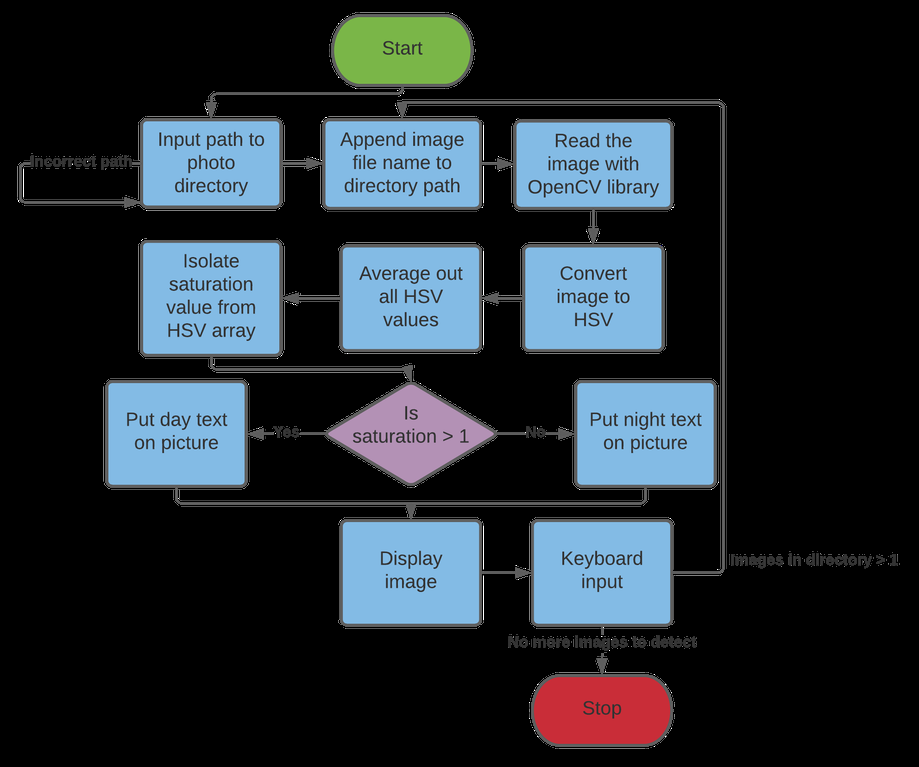
#> input picture Jason_Luckow_Project1/Luckow_Jason_Project1.png, 919 x 767 px, shrunk from 1984 x 1656 before the run, found by its file name; the run also reads 1 picture not shown here
$ python Luckow_Jason_Project1.py
#> lines starting #> are read from the running program, lines starting #| are printed output that depends on the picture; after the words box and inside, x2 and y2 are one past the last pixel; in counts of white or black regions, pixels touching at a corner belong together
'''
Author: Jason Luckow
Class: Image Processing
Professor: Dr. Hamed Sari-Sarraf
File name: Jason_Luckow_Project1.py
'''
import os
import cv2

# Obtain path to folder of images
pathToFolder = input("\nEnter the path to the folder of images: ")
#> the answer given: .

# Verify path exists
while not os.path.exists(pathToFolder):
    pathToFolder = input("Incorrect path, try again: ")

# Iterate through folder
for image in os.listdir(pathToFolder):

    fullImgPath = pathToFolder + '\\' + image

    cvImage = cv2.imread(fullImgPath)
#> cvImage is the input picture: shape (767, 919, 3); mean B, G, R 50.5, 43.7, 35.2

    # Convert to HSV
    hsvRange = cv2.cvtColor(cvImage, cv2.COLOR_BGR2HSV)
#> hsvRange: shape (767, 919, 3); mean H, S, V 25.1, 25.1, 53.5

    hsvAverage = cv2.mean(hsvRange)
#> hsvAverage = (25.11, 25.11, 53.53, 0)

    saturation = hsvAverage[0]
#> saturation = 25.11

    # Place day/night text
    if saturation > 1:
        cv2.putText(cvImage, "Day", (50, 100), cv2.FONT_HERSHEY_SIMPLEX, 2, (255, 255, 255), 2, cv2.LINE_AA)
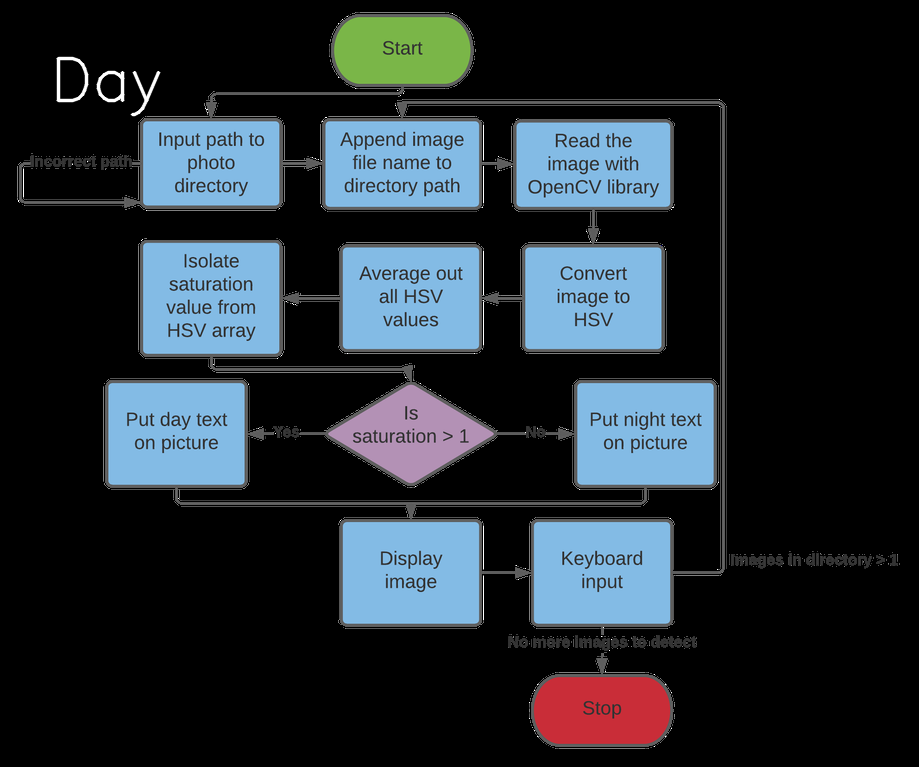
#> cvImage: shape (767, 919, 3); 0.21% of pixels changed, all inside (x1, y1, x2, y2) = (56, 56, 161, 117)
#> (the run stopped early here; a loop or call above may not have finished)
